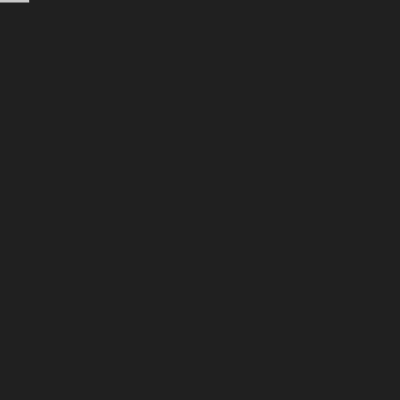
Frame 1 (no input)
Frame 60 (no input): identical to frame 1, image omitted
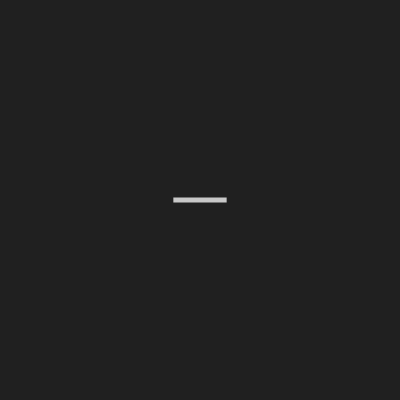
Frame 120 (the mouse pressed at the canvas centre since frame 60)

The p5.js sketch that drew these frames (run headless with seeded random() and noise() and a simulated clock; from frame 60 on, the mouse is pressed at the canvas centre):

// p5.js sketch
// ── sketch.js
let prevX;
let prevY;

function setup() {
  createCanvas(400, 400);
  prevX = mouseX;
  prevY = mouseY;
}

function draw() {
  background(32);
  fill(200);
  noStroke();
  let d = dist(prevX, prevY, mouseX, mouseY);
  let w = noise(mouseX, mouseY);
  w = map(w, 0, 1, 45, 65);
  circle(mouseX, mouseY, d);
  rectMode(CENTER);
  rect(mouseX, mouseY, w, 5);
  prevX = mouseX;
  prevY = mouseY;
}
